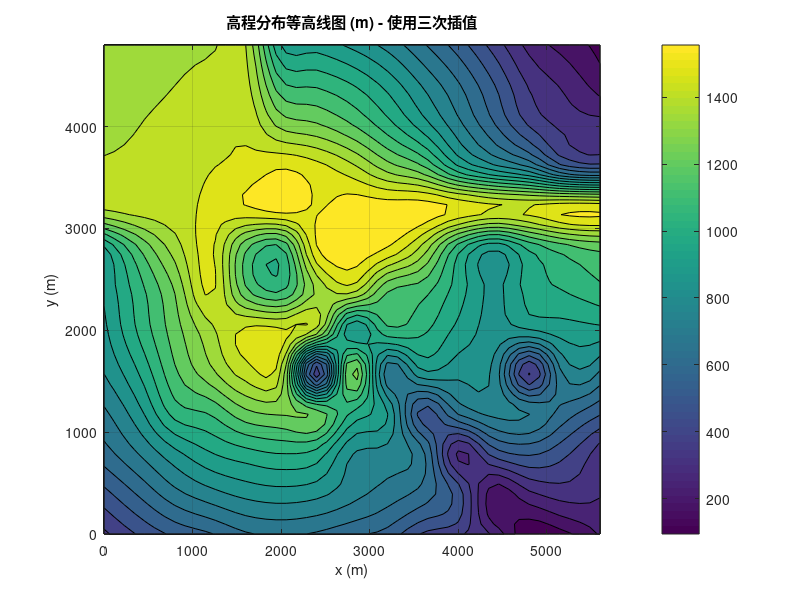
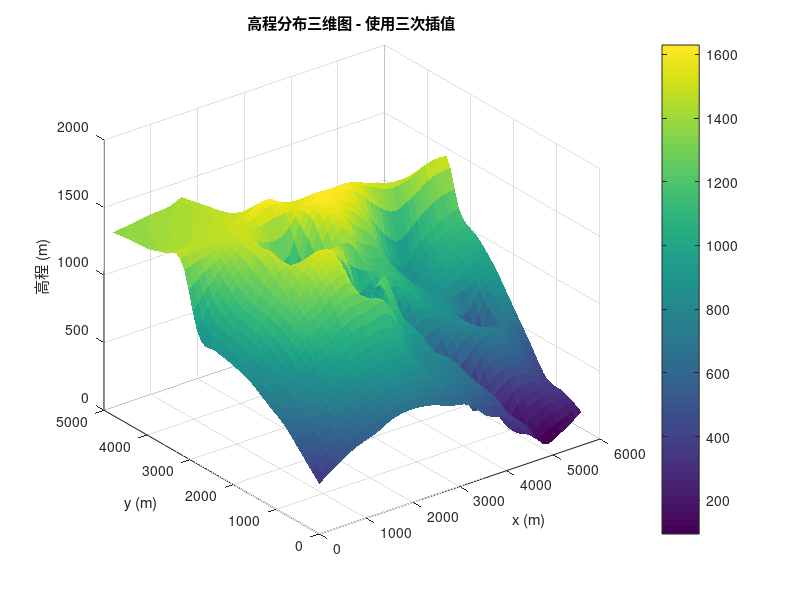

These charts were generated, in order, by the following MATLAB code:
% 步骤 1：输入数据
% x 和 y 坐标（单位：米）
x = 0:400:5600; % x 坐标：0, 400, ..., 5600
y = 0:400:4800; % y 坐标：0, 400, ..., 4800

% 高程数据 z(x, y)，从表格中提取（单位：m）
z = [...
    370  470  550  600  670  690  670  620  580  450  400  300  100  150  250; ...
    510  620  730  800  850  870  850  780  720  650  500  200  300  350  320; ...
    650  760  880  970  1020 1050 1020 830  800  700  300  500  550  480  350; ...
    740  880  1080 1130 1250 1280 1230 1040 900  500  700  780  750  650  550; ...
    830  980  1180 1320 1450 1420 400  1300 700  900  850  810  380  780  750; ...
    880  1060 1230 1390 1500 1500 1400 900  1100 1060 950  870  900  936  950; ...
    910  1090 1270 1500 1200 1100 1350 1450 1200 1150 1010 880  1000 1050 1100; ...
    950  1190 1370 1500 1200 1100 1550 1600 1550 1380 1070 900  1050 1150 1200; ...
    1430 1450 1460 1500 1550 1600 1550 1600 1600 1600 1550 1500 1500 1550 1550; ...
    1420 1430 1450 1480 1500 1550 1510 1430 1300 1200 980  850  750  550  500; ...
    1380 1410 1430 1450 1470 1320 1280 1200 1080 940  780  620  460  370  350; ...
    1370 1390 1410 1430 1440 1140 1110 1050 950  820  690  540  380  300  210; ...
    1350 1370 1390 1400 1410 960  940  880  800  690  570  430  290  210  150 ...
];

% 验证维度
disp('x 的长度：'); disp(length(x)); % 应为 15
disp('y 的长度：'); disp(length(y)); % 应为 13
disp('z 的维度：'); disp(size(z)); % 应为 13×15c

% 步骤 2：生成插值网格
% 在 x 和 y 方向分别插值 50 点
xi = linspace(0, 5600, 50); % x 方向 50 个点
yi = linspace(0, 4800, 50); % y 方向 50 个点
[Xi, Yi] = meshgrid(xi, yi); % 生成网格

% 步骤 3：二维插值
Zi = interp2(x, y, z, Xi, Yi, 'cubic'); % 使用三次插值方法，得到更平滑的结果

% 步骤 4：绘制等高线图
figure;
contourf(Xi, Yi, Zi, 20); % 绘制填充等高线图，20 个等高线级别
colorbar; % 添加颜色条
xlabel('x (m)');
ylabel('y (m)');
title('高程分布等高线图 (m) - 使用三次插值');
grid on;

% 步骤 5：可选 - 绘制三维表面图（便于观察地形）
figure;
surf(Xi, Yi, Zi, 'EdgeColor', 'none'); % 绘制三维表面图
colorbar;
xlabel('x (m)');
ylabel('y (m)');
zlabel('高程 (m)');
title('高程分布三维图 - 使用三次插值');
